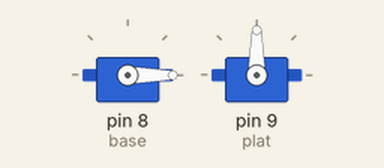
Simulated run of this sketch. Board: Arduino Uno, built with avr-gcc and run on an emulated ATmega328P. Shown: 2 × servo.

Above: at 0.05 s.
At 4.95 s:
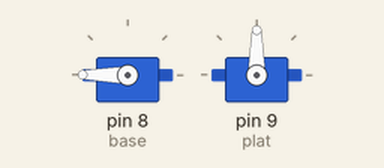
At 9.95 s:
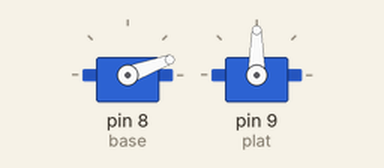
At 20.75 s:
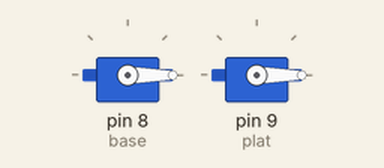
Timing chart, 0 to 27.1 s (numbered marks = the images above):
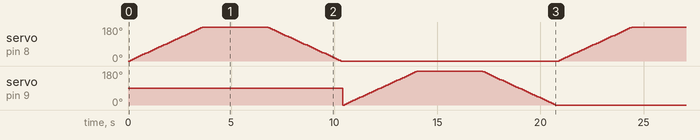

The sketch:

robo_arm_mine.ino
```cpp
#include <Servo.h>

Servo base, plat,wing;

void setup()
{
  base.attach(8);
plat.attach(9);
 /* j2.attach(8);
  j3.attach(11);
  */
  Serial.begin(9600);

}
void loop() {
 one();
 turn();
}

void one()
{
  for (int i=0; i<=256;i+=5){
  base.write(i);delay(100);
  }

  for (int j=255; j>=0;j-=5){
  base.write(j);delay(100);
  }
}

void turn()
{
  for (int i=0; i<=256;i+=5){
  plat.write(i);delay(100);
  }

  for (int j=255; j>=0;j-=5){
  plat.write(j);delay(100);
  }
}
```
